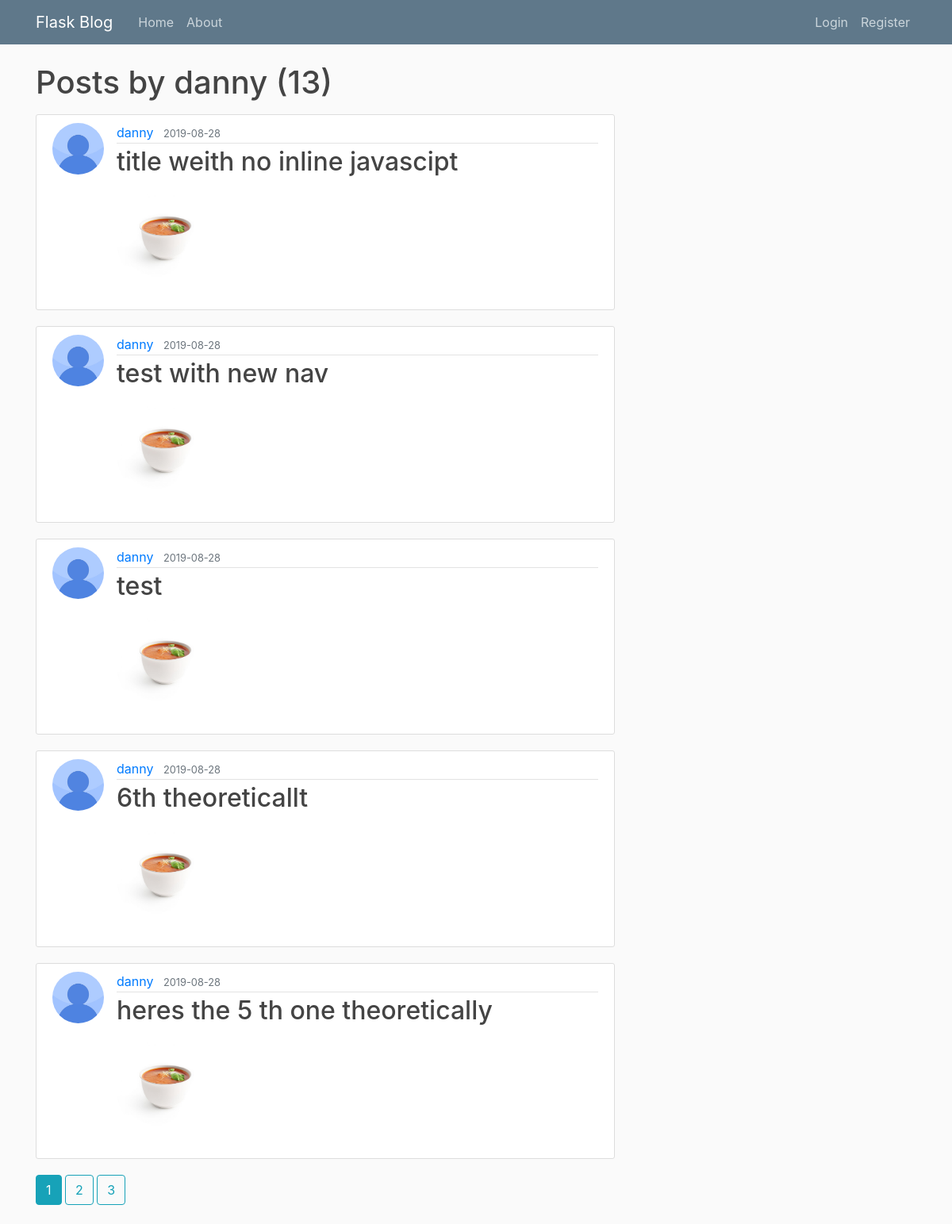
Before: /user/danny with the older database file.
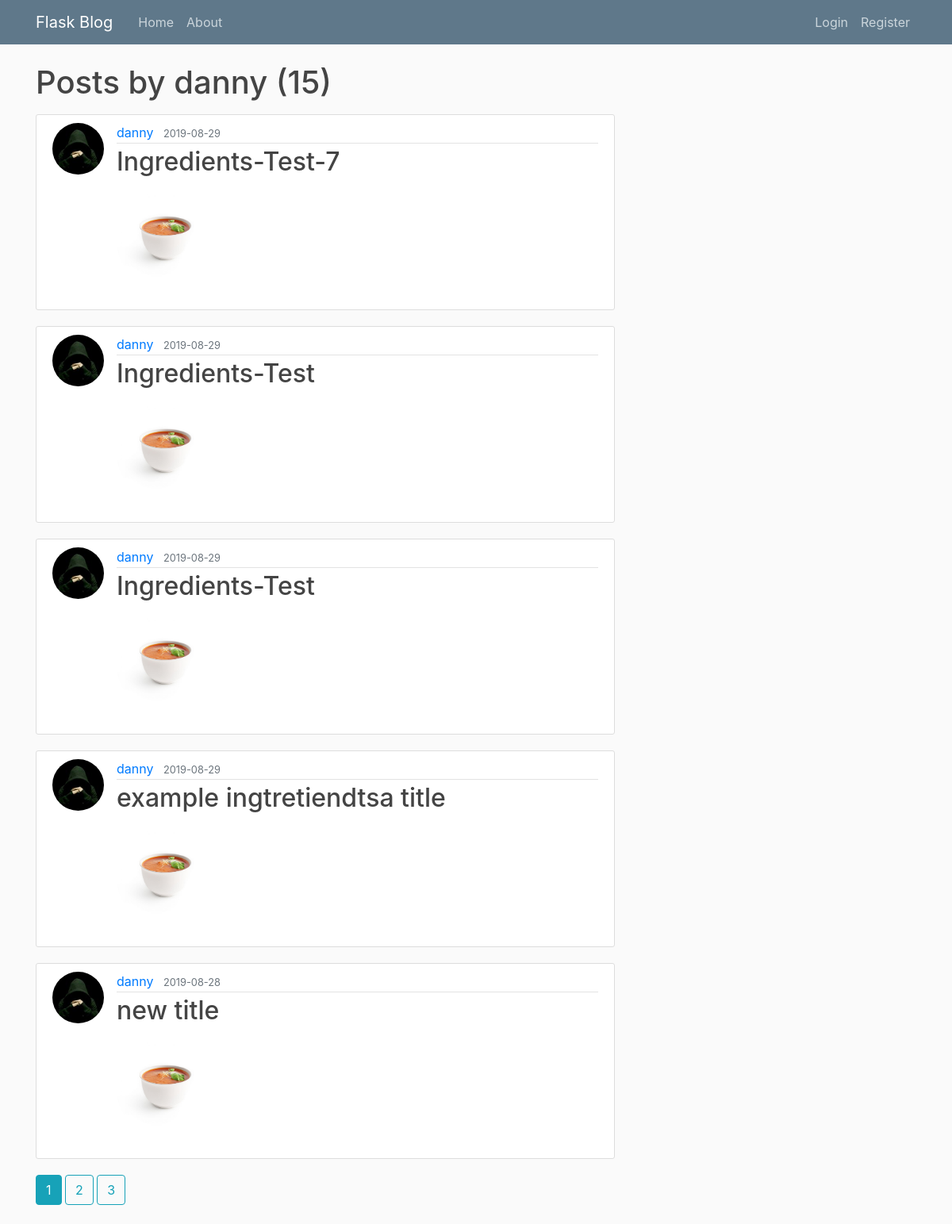
After: the same page with the newer database file.
### backend/flaskblog/models.py (models this page shows, shortened)
class Post(db.Model):
    id = db.Column(db.Integer, primary_key=True)
    title = db.Column(db.String(100), nullable=False)
    time = db.Column(db.String(100), nullable=False)
    serves = db.Column(db.String(100), nullable=False)
    cal = db.Column(db.String(100), nullable=False)
    date_posted = db.Column(db.DateTime, nullable=False, default=datetime.utcnow)
    ingredients = db.Column(db.PickleType(), nullable=False)
    steps = db.Column(db.PickleType(), nullable=False)
    image = db.Column(db.String(20), nullable=False, default='image.jpg')
    user_id = db.Column(db.Integer, db.ForeignKey('user.id'), nullable=False)

class User(db.Model, UserMixin):
    id = db.Column(db.Integer, primary_key=True)
    username = db.Column(db.String(20), unique=True, nullable=False)
    email = db.Column(db.String(120), unique=True, nullable=False)
    image_file = db.Column(db.String(20), nullable=False, default='2.jpg')
    password = db.Column(db.String(60), nullable=False)
    posts = db.relationship('Post', backref='author', lazy=True)

### backend/flaskblog/routes.py (the view)
@app.route("/user/<string:username>")
def user_posts(username):
    page = request.args.get('page', 1, type=int)
    user = User.query.filter_by(username=username).first_or_404()
    posts = Post.query.filter_by(author=user)\
        .order_by(Post.date_posted.desc())\
        .paginate(page=page, per_page=5)
    return render_template('user_posts.html', posts=posts, user=user)

### backend/flaskblog/templates/user_posts.html (shortened to what this page needs)
{% extends "layout.html" %}
{% block content %}
    <h1 class="mb-3">Posts by {{ user.username }} ({{ posts.total }})</h1>
    {% for post in posts.items %}
        <article class="media content-section">
          <img class="rounded-circle article-img" src="{{ url_for('static', filename='profile_pics/' + post.author.image_file) }}">
          <div class="media-body">
            <div class="article-metadata">
              <a class="mr-2" href="{{ url_for('user_posts', username=post.author.username) }}">{{ post.author.username }}</a>
              <small class="text-muted">{{ post.date_posted.strftime('%Y-%m-%d') }}</small>
            </div>
            <h2><a class="article-title" href="{{ url_for('post', post_id=post.id) }}">{{ post.title }}</a></h2>
            <img class="rounded-circle account-img" src="{{ post.image }}">
          </div>
        </article>
    {% endfor %}
    {% for page_num in posts.iter_pages(left_edge=1, right_edge=1, left_current=1, right_current=2) %}
      {% if page_num %}
        {% if posts.page == page_num %}
          <a class="btn btn-info mb-4" href="{{ url_for('user_posts', username=user.username, page=page_num) }}">{{ page_num }}</a>
        {% else %}
          <a class="btn btn-outline-info mb-4" href="{{ url_for('user_posts', username=user.username, page=page_num) }}">{{ page_num }}</a>
        {% endif %}
      {% else %}
        ...
      {% endif %}
    {% endfor %}
{% endblock content %}

Changed rows visible on the page:
removed Post: image_file (picture), author.username "danny", date_posted "2019-08-28", title "title weith no inline javascipt", image (picture)
no longer on this page (row unchanged): Post: image_file (picture), author.username "danny", date_posted "2019-08-28", title "test", image (picture)
no longer on this page (row unchanged): Post: image_file (picture), author.username "danny", date_posted "2019-08-28", title "6th theoreticallt", image (picture)
no longer on this page (row unchanged): Post: image_file (picture), author.username "danny", date_posted "2019-08-28", title "heres the 5 th one theoretically", image (picture)
added Post: image_file (picture), author.username "danny", date_posted "2019-08-29", title "Ingredients-Test-7", image (picture)
added Post: image_file (picture), author.username "danny", date_posted "2019-08-29", title "Ingredients-Test", image (picture)
added Post: image_file (picture), author.username "danny", date_posted "2019-08-29", title "Ingredients-Test", image (picture)
added Post: image_file (picture), author.username "danny", date_posted "2019-08-29", title "example ingtretiendtsa title", image (picture)
changed Post: image_file: a different picture; title "test with new nav" → "new title"
Other visible differences:
{{ posts.total }}: "13" → "15"
